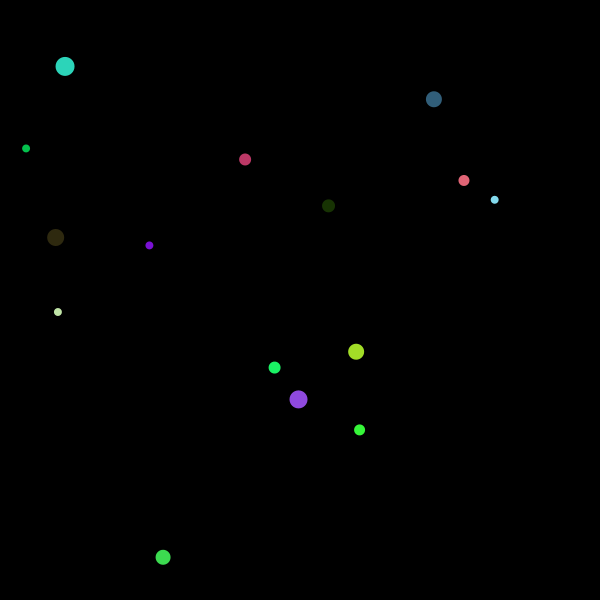
Frame 1 (no input)
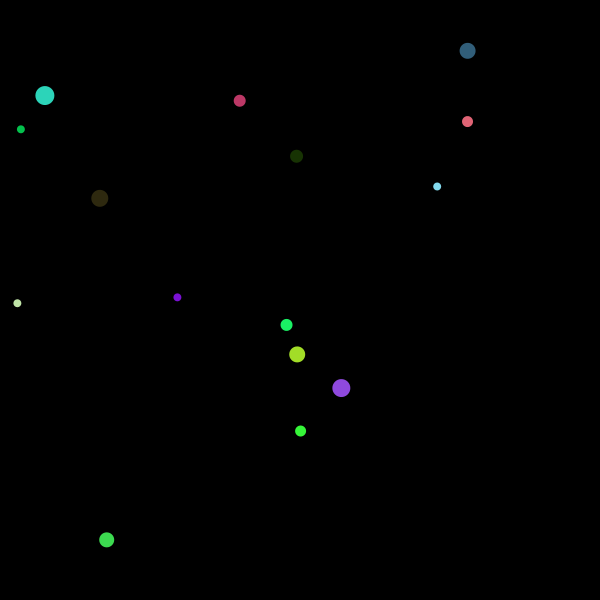
Frame 60 (the mouse pressed at the canvas centre just before this capture)
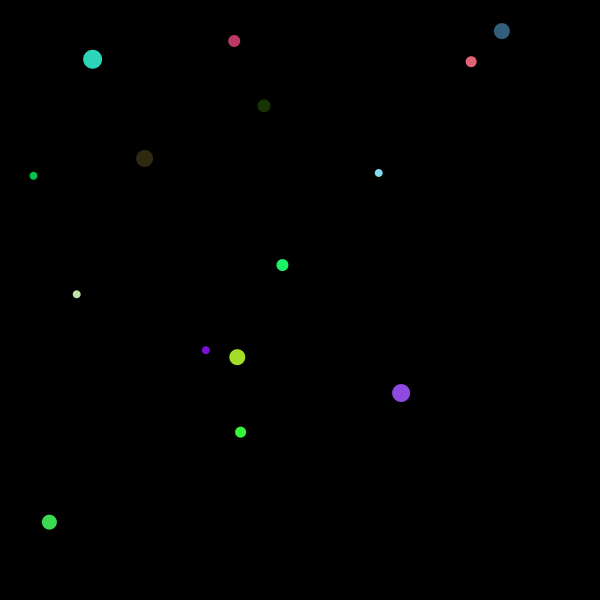
Frame 120 (the mouse held since frame 60 and released just before this capture)

The Processing sketch that drew these frames (run headless with seeded random() and noise(); from frame 60 on, the mouse is pressed at the canvas centre):

// Processing sketch: bouncing_ball_simulation
// ── bouncing_ball_simulation.pde

Ball[] balls;
final int count = 15; 

void setup(){
  size(600, 600);
  balls = new Ball[count];
  for(int i = 0; i < count; i++){
    balls[i] = new Ball();
  }
}

void draw(){
  background(0);
  for(int i = 0; i < count; i++){
    balls[i].dispaly();
    balls[i].update();
    balls[i].collision(balls);
  }
}

// ── ball.pde
class Ball{
  private PVector pos;
  private PVector vel;
  private PVector acc;
  private int radius;
  private int maxSpeed = 8;
  private color col;
  
  public Ball(float x, float y){
    this.radius = floor(random(5, 20));
    this.pos = new PVector (x, y);
    this.vel = PVector.random2D();
    this.acc = new PVector (0, 0);
    this.col = color(random(255),random(255),random(255));
  }
  
  public Ball(){
    this.radius = floor(random(8, 20));
    this.pos = new PVector(random(this.radius, width - this.radius), random(this.radius, height - this.radius));
    this.vel = PVector.random2D();
    this.acc = new PVector(0, 0);
    this.col = color(random(255),random(255),random(255));
  }
  
  public void dispaly(){
    fill(this.col);
    noStroke();
    ellipse(this.pos.x, this.pos.y, this.radius, this.radius);
  }
  
  public void update() {
    this.vel.add(this.acc);
    this.vel.limit(this.maxSpeed);
    this.pos.add(this.vel);
    this.acc.mult(0);
    
    if(this.pos.y + this.vel.y - this.radius <= 0 || this.pos.y + this.vel.y + this.radius >= height){
       this.vel.y *= -1;
    }
    
    if(this.pos.x + this.vel.x - this.radius <= 0 || this.pos.x + this.vel.x + this.radius >= width){
       this.vel.x *= -1;
    }
  }
  
  
  public void collision(Ball[] balls){
    for(int i = 0; i < balls.length; i++){
      float d = dist(this.pos.x, this.pos.y, balls[i].pos.x, balls[i].pos.y);
      if(d <= this.radius && d > 0.0){
        // Swap the velocity
        PVector temp = this.vel;
        this.vel = balls[i].vel;
        balls[i].vel = temp;
      }
    }
  }
  
}
